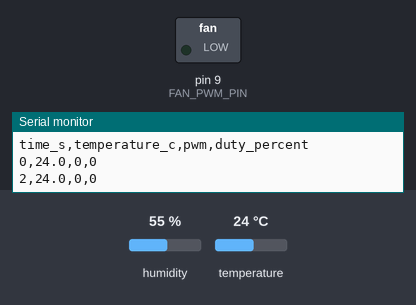
This sketch was run on a simulated Arduino Uno, built with avr-gcc and run on an emulated ATmega328P. On the bench: switched loads named in the sketch (green lamp = pin HIGH), the last lines printed to the serial monitor. Inputs (shaded band) come from the test bench; at power-on: temperature 24 °C, humidity 55 %.

Above: at 2.8 s.
2.9 s: temperature set to 28 °C
5.6 s: temperature set to 31 °C
At 7.2 s:
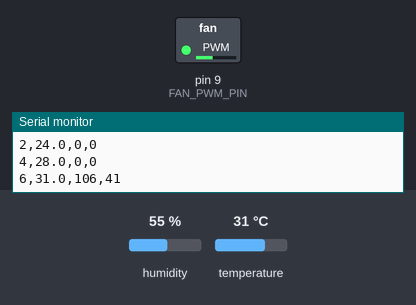
8.3 s: temperature set to 33 °C
At 10.8 s:
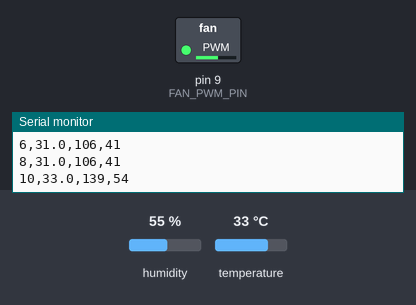
11.6 s: temperature set to 41 °C
At 13.2 s:
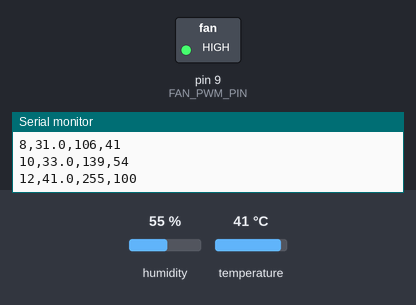
Timing chart, 0 to 14.7 s (numbered marks = the images above; inputs shaded):
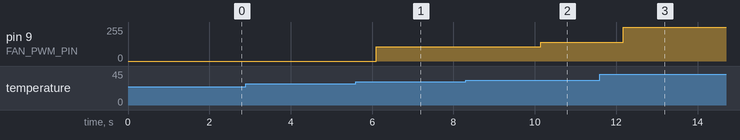

Measured:
- the behaviour switches between 29 and 30 °C on temperature (found by bisection; images 0 and 1)
- after the input at 5.6 s, pin 9 (FAN_PWM_PIN): 0/255 → 106/255 after 0.50 s
- after the input at 8.3 s, pin 9 (FAN_PWM_PIN): 106/255 → 139/255 after 1.9 s
- after the input at 11.6 s, pin 9 (FAN_PWM_PIN): 139/255 → 255/255 after 0.57 s

The sketch:

gpu_thermal_management.ino
```cpp
/*
 * GPU Thermal Management System
 * -----------------------------
 * Reads temperature from a DHT11 and sets the speed of the DC cooling
 * fans with PWM through an IRF520 MOSFET driver module. The hotter the
 * enclosure, the faster the fans spin.
 *
 * Wiring:
 *   DHT11 DATA -> D2 (10k pull-up to 5V, usually on the module)
 *   IRF520 module SIG -> D9 (PWM), VCC -> 5V, GND -> GND
 *   IRF520 module VIN/GND <- fan power supply
 *   IRF520 module V+/V-   -> fans (+/-)
 *   Fan supply GND and Arduino GND are common through the module
 *
 * Libraries: "DHT sensor library" (Adafruit) + "Adafruit Unified Sensor".
 *
 * Serial output is CSV so a test run can be pasted straight into Data/.
 */

#include <DHT.h>

#define DHT_PIN  2
#define DHT_TYPE DHT11

const int FAN_PWM_PIN = 9;          // Timer1 PWM, ~490 Hz

// Temperature-to-speed curve. Illustrative values, tune for your enclosure.
const int TEMP_MIN = 30;            // below this: fans off
const int TEMP_MAX = 40;            // at/above this: full speed
const int PWM_MIN  = 90;            // ~35 % duty: lowest value that reliably starts the fans
const int PWM_MAX  = 255;

// The DHT11 must not be sampled faster than ~1 Hz.
const unsigned long SAMPLE_INTERVAL_MS = 2000;

DHT dht(DHT_PIN, DHT_TYPE);

// Map temperature to a PWM value.
//   T <  TEMP_MIN            -> 0 (off)
//   TEMP_MIN <= T < TEMP_MAX -> linear from PWM_MIN to PWM_MAX
//   T >= TEMP_MAX            -> PWM_MAX
int temperatureToPwm(float temperature) {
  if (temperature < TEMP_MIN)  return 0;
  if (temperature >= TEMP_MAX) return PWM_MAX;
  return map((long)temperature, TEMP_MIN, TEMP_MAX, PWM_MIN, PWM_MAX);
}

void setup() {
  Serial.begin(9600);

  pinMode(FAN_PWM_PIN, OUTPUT);
  analogWrite(FAN_PWM_PIN, 0);      // fans off at boot

  dht.begin();

  Serial.println(F("# GPU Thermal Management System"));
  Serial.println(F("time_s,temperature_c,pwm,duty_percent"));
}

void loop() {
  float temperature = dht.readTemperature();

  if (isnan(temperature)) {
    // Failed read: run the fans at full speed rather than leaving them
    // off while the temperature is unknown (fail-safe).
    analogWrite(FAN_PWM_PIN, PWM_MAX);
    Serial.println(F("# sensor read error: fans forced to full speed"));
    delay(SAMPLE_INTERVAL_MS);
    return;
  }

  int pwm = temperatureToPwm(temperature);
  analogWrite(FAN_PWM_PIN, pwm);

  // CSV: time_s, temperature_c, pwm, duty_percent
  Serial.print(millis() / 1000);
  Serial.print(',');
  Serial.print(temperature, 1);
  Serial.print(',');
  Serial.print(pwm);
  Serial.print(',');
  Serial.println((long)pwm * 100 / 255);

  delay(SAMPLE_INTERVAL_MS);
}
```
